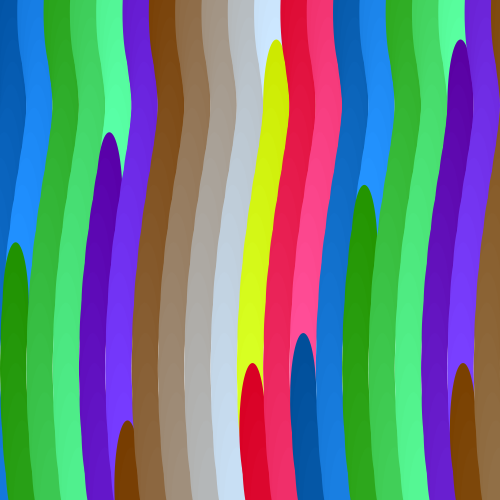
Frame 1 (no input)
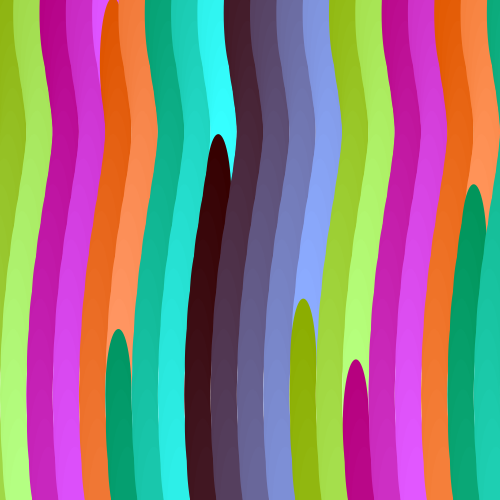
Frame 60 (the mouse pressed at the canvas centre just before this capture)
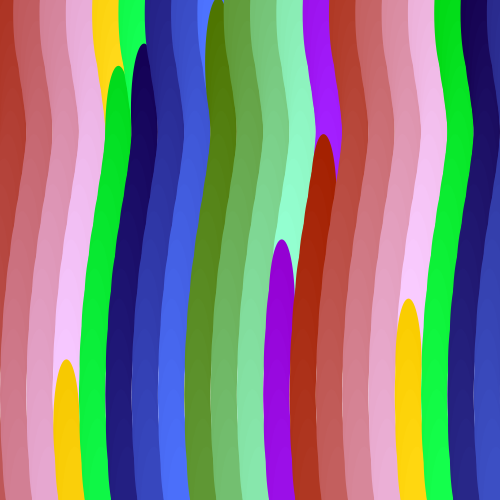
Frame 120 (the mouse held since frame 60 and released just before this capture)

The Processing sketch that drew these frames (run headless with seeded random() and noise(); from frame 60 on, the mouse is pressed at the canvas centre):

// Processing sketch: processing_152370
// ── processing_152370.pde

/*
 * Creative Coding
 * Week 2, 05 - Moving Patterns 1
 * by Indae Hwang and Jon McCormack
 * Copyright (c) 2014 Monash University
 *
 * This sketch builds on the previous sketches, drawing shapes based on the
 * current framerate. The movement of individual shapes combine to create a
 * gestalt field of motion. Use the arrow keys on your keyboard to change the
 * frame rate. 
 * 
 *
 * Updated 21/06/14 by David Anderson modifying shapes and colours
 */

// variable used to store the current frame rate value
  int frame_rate_value;
  int bl=1, rd=82, gn=163; // colours

void setup() {
  size(500, 500);

  frame_rate_value = 10;
  frameRate(frame_rate_value);
  rectMode(CENTER);
  background(255);
}


void draw() {

  background(255);

  int num = 20;
  int margin = 0;
  float gutter = 0; //distance between each cell
  float cellsize = ( width - (2 * margin) - gutter * (num - 1) ) / (num - 1);

  int circleNumber = 0; // counter
  for (int i=0; i<num; i++) {
    for (int j=0; j<num; j++) {
      circleNumber = (i * num) + j; // different way to calculate the circle number from w2_04

      float tx = margin + cellsize * i + gutter * i;
      float ty = margin + cellsize * j + gutter * j;

      movingCircle(tx, ty, cellsize, circleNumber);
    }
  }
} //end of draw 


void movingCircle(float x, float y, float size, int circleNum) {

  float finalAngle;
  finalAngle = frameCount + circleNum;

  //the rotating angle for each tempX and tempY postion is affected by frameRate and angle;  
  float tempX = x + (size / 2) * sin(PI / frame_rate_value * finalAngle);
  float tempY = y + (size / 2) * cos(PI / frame_rate_value * finalAngle);

  noStroke();
  fill(bl,rd,gn);
  if(bl < 255)
    bl++;
  else
    bl=1;
  if(rd < 255)
    rd=rd+2;
  else
    rd=1;
  if(gn < 255)
    gn=gn+3;
  else
    gn=1;
  ellipse(tempX, tempY, size/5, size/5);
  ellipse(tempX, tempY, size, size*5);
  stroke(0);
  noFill();
  stroke(0);
//  line(x, y, tempX, tempY);
}


/*
 * keyReleased function
 *
 * called automatically by Processing when a keyboard key is released
 */
void keyReleased() {

  // right arrow -- increase frame_rate_value
  if (keyCode == RIGHT && frame_rate_value < 60) {
    frame_rate_value++;
  }

  // left arrow -- decrease frame_rate_value
  if ( keyCode == LEFT && frame_rate_value > 1) {
    frame_rate_value--;
  }

  // set the frameRate and print current value on the screen
  frameRate(frame_rate_value);
  println("Current frame Rate is: " + frame_rate_value);
}
